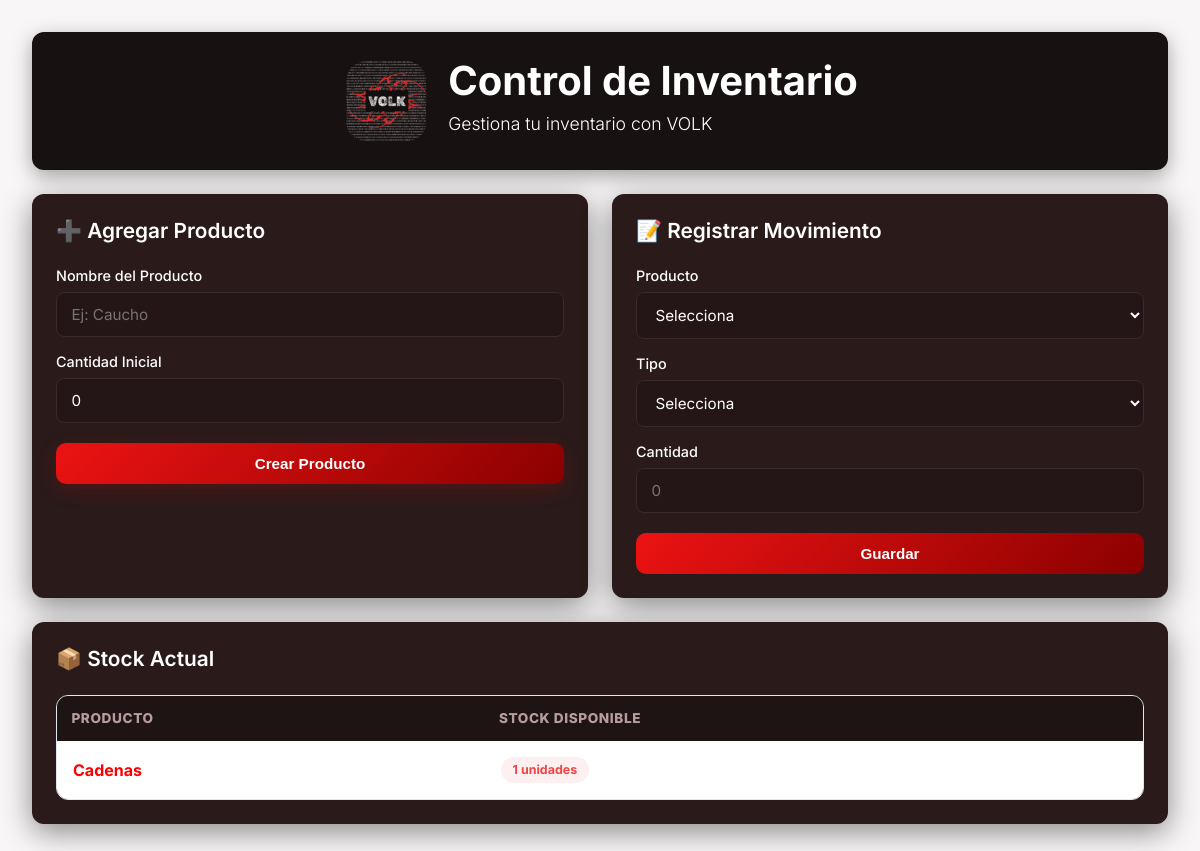
The app's page /, older data.
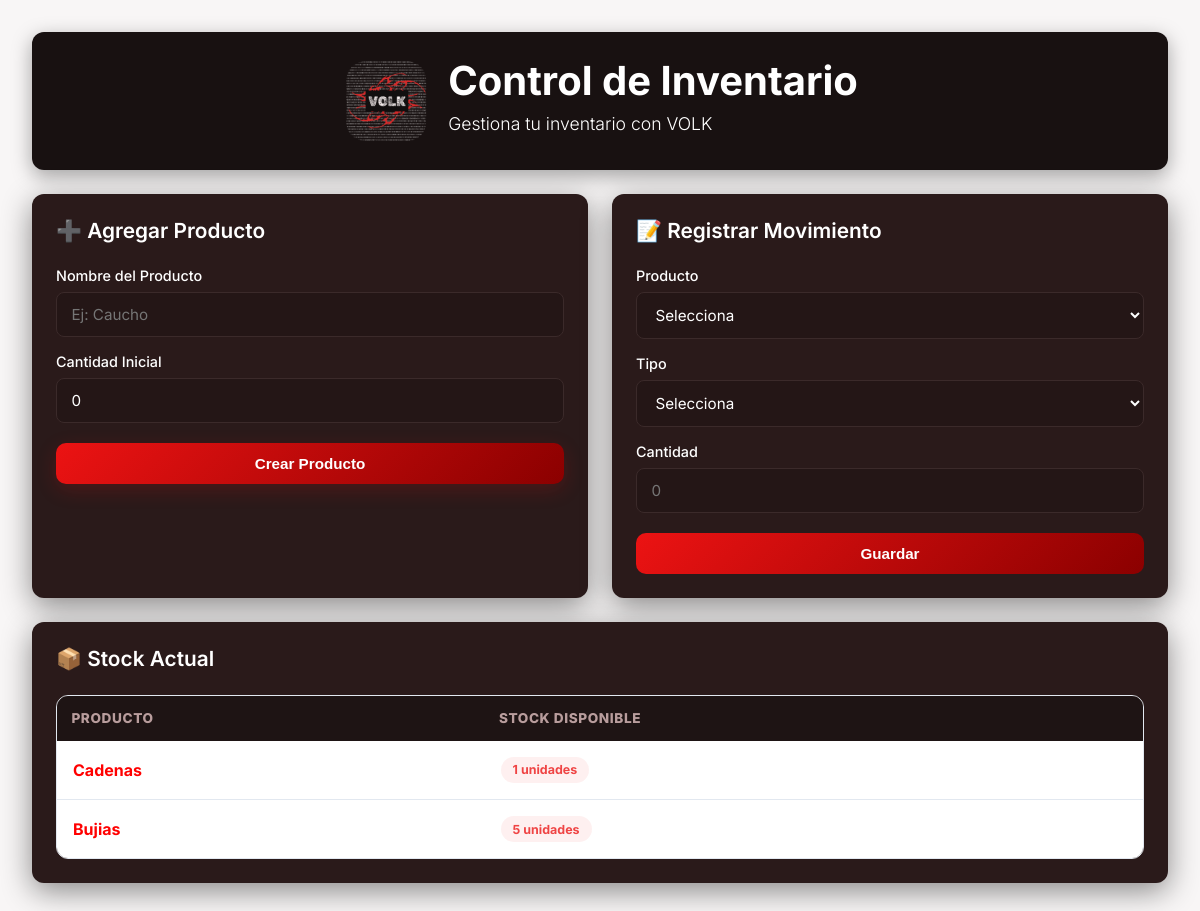
The same page, newer data.
### stock/models.py (models this page shows, shortened)
class Producto(models.Model):
    nombre = models.CharField(max_length=100)
    cantidad_actual = models.IntegerField(default=0)

### stock/views.py (the view, shortened to what this page needs)
# urls.py: path('', inventario_view),        # La dirección vacía '' significa la página principal
def inventario_view(request):
    todos_los_productos = Producto.objects.all()
    return render(request, 'index.html', {'productos': todos_los_productos})

### stock/templates/index.html (shortened to what this page needs)
<!DOCTYPE html>
<html lang="es">
<head>
</head>
<body>
    <div class="container">
        <div class="header flex">
            <img src="../../static/logo.png" alt="">
            <div>
                 <h1>Control de Inventario</h1>
                 <p>Gestiona tu inventario con VOLK</p>
            </div>
        </div>
        <div class="main-grid">
            <div class="card">
                <h2>➕ Agregar Producto</h2>
                <form method="POST">
                    <div class="form-group">
                        <label for="nombre_producto">Nombre del Producto</label>
                        <input type="text" name="nombre_producto" id="nombre_producto" required
                            placeholder="Ej: Caucho">
                    </div>
                    <div class="form-group">
                        <label for="cantidad_inicial">Cantidad Inicial</label>
                        <input type="number" name="cantidad_inicial" id="cantidad_inicial" min="0" value="0" required
                            placeholder="0">
                    </div>
                    <button type="submit" class="btn-success">Crear Producto</button>
                </form>
            </div>
            <div class="card">
                <h2>📝 Registrar Movimiento</h2>
                <form method="POST">
                    <div class="form-group">
                        <label for="producto_id">Producto</label>
                        <select name="producto_id" id="producto_id" required>
                            <option value="" disabled selected>Selecciona</option>
                        </select>
                    </div>
                    <div class="form-group">
                        <label for="tipo">Tipo</label>
                        <select name="tipo" id="tipo" required>
                            <option value="" disabled selected>Selecciona</option>
                        </select>
                    </div>
                    <div class="form-group">
                        <label for="cantidad">Cantidad</label>
                        <input type="number" name="cantidad" id="cantidad" min="1" required placeholder="0">
                    </div>
                    <button type="submit">Guardar</button>
                </form>
            </div>
            <div class="card inventory-card">
                <h2>📦 Stock Actual</h2>
                <div class="table-wrapper">
                    {% if productos %}
                    <table>
                        <thead>
                            <tr>
                                <th>Producto</th>
                                <th>Stock Disponible</th>
                            </tr>
                        </thead>
                        <tbody>
                            {% for p in productos %}
                            <tr>
                                <td><strong>{{ p.nombre }}</strong></td>
                                <td>
                                    {% if p.cantidad_actual >= 50 %}
                                    <span class="stock-badge stock-high">{{ p.cantidad_actual }} unidades</span>
                                    {% elif p.cantidad_actual >= 20 %}
                                    <span class="stock-badge stock-medium">{{ p.cantidad_actual }} unidades</span>
                                    {% else %}
                                    <span class="stock-badge stock-low">{{ p.cantidad_actual }} unidades</span>
                                    {% endif %}
                                </td>
                            </tr>
                            {% endfor %}
                        </tbody>
                    </table>
                    {% else %}
                    <div class="empty-state">
                        <span>📭</span>
                        <p><strong>No hay productos</strong></p>
                        <small>Usa el formulario "Agregar Producto" para comenzar</small>
                    </div>
                    {% endif %}
                </div>
            </div>
        </div>
    </div>
</body>
</html>

Row changes from the older to the newer data that the page shows:
added Producto: nombre "Bujias", cantidad_actual "5"
